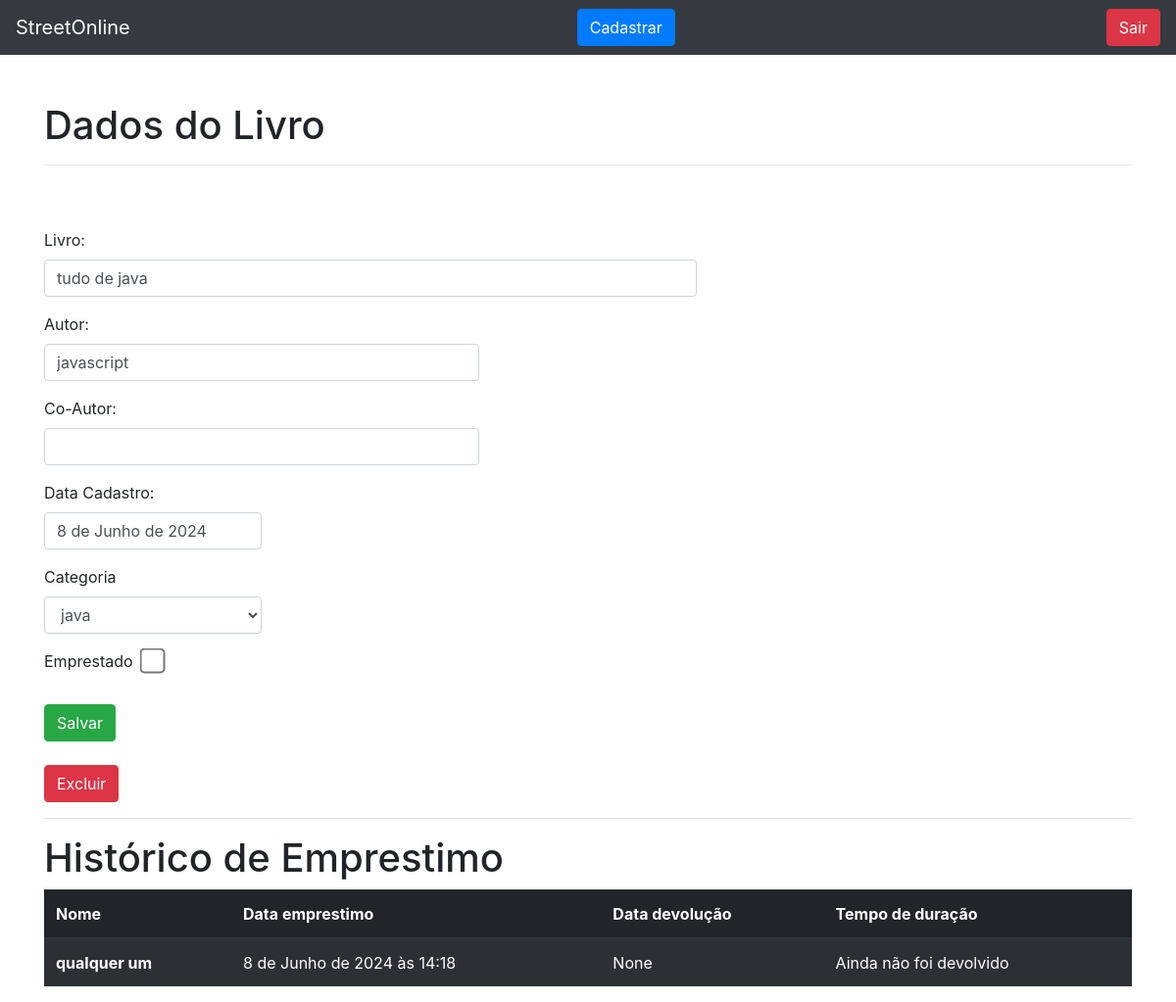
The app's page /livro/ver_livro/22 (signed in) with its own data.
### livro/models.py (models this page shows, shortened)
class Livros(models.Model):
    nome = models.CharField(max_length=60)
    autor = models.CharField(max_length=30)
    co_autor = models.CharField(max_length=30, blank=True)
    data_cadastro = models.DateField(default=date.today)
    emprestado = models.BooleanField(default=False)
    categoria = models.ForeignKey(Categoria,on_delete= models.DO_NOTHING)
    usuario = models.ForeignKey(Usuario,on_delete=models.DO_NOTHING)
    class Meta:
        verbose_name = 'Livro'

class Emprestimos(models.Model):
    choices = (
        ('P', 'Péssimo'),
        ('R', 'Ruim'),
        ('B', 'Bom'),
        ('O', 'Ótimo')
    )
    nome_emprestado = models.ForeignKey(Usuario, on_delete=models.DO_NOTHING, blank=True, null=True)
    nome_emprestado_anonimo = models.CharField(max_length=30, blank=True, null=True)
    data_emprestimo = models.DateTimeField(default=datetime.datetime.now())
    data_devolucao = models.DateTimeField(blank=True, null=True)
    livro = models.ForeignKey(Livros, on_delete=models.DO_NOTHING)
    avaliacao = models.CharField(max_length=1, choices=choices, blank=True, null=True)

### usuarios/models.py (models this page shows)
class Usuario(models.Model):
    nome = models.CharField(max_length=30)
    email = models.EmailField()
    senha = models.CharField(max_length=64)
    def __str__(self):
        return self.nome

### livro/views.py (the view)
# urls.py: path('ver_livro/<int:id>', views.ver_livros, name='ver_livros'),
def ver_livros(request, id):
    if request.session.get('usuario'):
        livro = Livros.objects.get(id=id)
        if request.session.get('usuario') == livro.usuario.id:
            usuario = Usuario.objects.get(id=request.session['usuario'])
            categoria_livro = Categoria.objects.filter(usuario = request.session.get('usuario'))
            emprestimos = Emprestimos.objects.filter(livro = livro)
            form = CadastroLivro()
            form.fields['usuario'].initial = request.session['usuario']
            form.fields['categoria'].queryset = Categoria.objects.filter(usuario=usuario)
            form_categoria = CategoriaLivro()
            usuarios =  Usuario.objects.all()
            livros = Livros.objects.filter(usuario_id = request.session.get('usuario'))
            return render(request, 'ver_livro.html',{'livro': livro, 'categoria_livro': categoria_livro, 'emprestimos': emprestimos,
                                                     'usuario_logado':request.session.get('usuario'),'form':form, 'form_categoria': form_categoria,
                                                     'id_livro': id, 'livros':livros, 'usuarios':usuarios })
        else:
            return HttpResponse('Esse livro não é seu')
    return redirect('/auth/login/?status=2')

### livro/forms.py
class CadastroLivro(forms.ModelForm):
    class Meta:
        model = Livros
        fields = "__all__"
    def __init__(self, *args, **kwargs):
        super().__init__(*args, **kwargs)
        self.fields['usuario'].widget = forms.HiddenInput()

class CategoriaLivro(forms.Form):
    nome = forms.CharField(max_length=30)
    descricao = forms.CharField(max_length=60)
    def __init__(self, *args, **kwargs):
        super().__init__(*args, **kwargs)
        self.fields['descricao'].widget = forms.Textarea()

### livro/models.py (called while the page is built)
    def __str__(self):
        return self.nome

### livro/templates/ver_livro.html (shortened to what this page needs)
{% extends 'base.html' %}
{% load filtros %}
	{% block 'conteudo' %}
		<div class="container">
			<br>
			<br>
			<h1> Dados do Livro </h1>
			<hr>
			<br>
			<br>
			<form action="#" method="POST">{% csrf_token%}
				<p>
					<label>Livro:</label>
					<input style="width: 60%" class="form-control" type="text" value="{{livro.nome}}">
				</p>
				<p>
					<label>Autor:</label>
					<input style="width: 40%" class="form-control" type="text" value="{{livro.autor}}">
				</p>
				<p>
					<label>Co-Autor:</label>
					<input style="width: 40%" class="form-control" type="text" value="{{livro.co_autor}}">
				</p>
				<P>
					<label>Data Cadastro:</label>
					<input style="width: 20%" class="form-control" type="text" value="{{livro.data_cadastro}}">
				</p>
				<p>
					<label>Categoria</label>
					<select class="form-control" style="width: 20%" name="categoria">
						{% for i in categoria_livro %}
							{% if livro.categoria.nome == i.nome %}
								<option selected>{{i}}</option>
							{% else %}
								<option>{{i}}</option>
							{% endif %}
						{% endfor %}
					</select>
				</p>
				<label>Emprestado &nbsp;</label>
				{% if livro.emprestado %}
					<input style="transform: scale(2.0);" checked type="checkbox" name="emprestado" id="emprestado">
				{% else %}
					<input style="transform: scale(2.0);" type="checkbox" name="nao_emprestado" id="nao_emprestado">
				{% endif %}
				<br>
				<br>
				<input type="submit" class="btn btn-success" value="Salvar">
			</form>
			<br>
			<button type="button" class="btn btn-danger" data-toggle="modal" data-target="#modalexcluilivro">Excluir</button>
			<hr>
			<h1> Histórico de Emprestimo </h1>
			<table class="table table-striped table-dark">
			  <thead>
				<tr>
				  <th scope="col">Nome</th>
				  <th scope="col">Data emprestimo</th>
				  <th scope="col">Data devolução</th>
				  <th scope="col">Tempo de duração</th>
				</tr>
			  </thead>
			  <tbody>
			  	{% for i in emprestimos %}
					<tr>
						{% if i.nome_emprestado_anonimmo == None %}
					  		  <th scope="row">{{i.nome_emprestado}}</th>
						{% else %}
						      <th scope="row">{{i.nome_emprestado_anonimmo}}</th>
						{% endif %}
					  <td>{{i.data_emprestimo}}</td>
					  <td>{{i.data_devolucao}}</td>
						{% if i.data_devolucao %}
					  		<td> {{ i.data_devolucao|mostra_duracao:i.data_emprestimo }} Dias</td>
						{% else %}
							<td>Ainda não foi devolvido</td>
						{% endif %}
					</tr>
				{% endfor %}
			</table>
		</div>
	{% endblock %}

### records on screen
Livros: nome "tudo de java", autor "javascript", data_cadastro "8 de Junho de 2024"
Emprestimos: nome_emprestado "qualquer um", data_emprestimo "8 de Junho de 2024 às 14:18", data_devolucao "None", shows "Ainda não foi devolvido"

### other values on screen
form field categoria "java"
